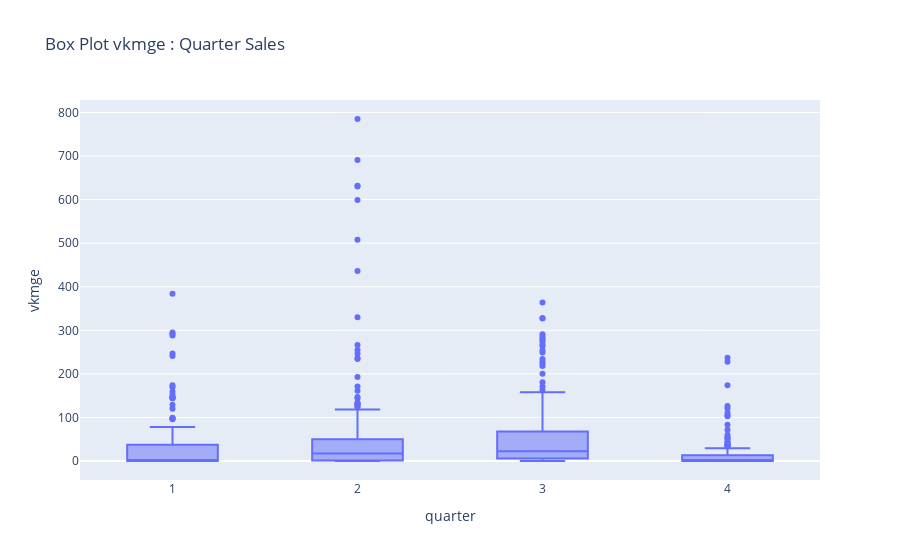

Write notebook code for a chart like this one.
### Markdown cell above
### Analysis Results:
More or less the week day sales pattern is approximately repeating in different quarters, the average amount of sales is more in the 2nd and 3rd quarters.

### Code cell
### Box Plot for Quarter Analysis

vis.vis_box_quarter(data_season,"vkmge")

### Figure 1 — Plotly figure (JSON) as saved in the notebook; plotly's stock layout.template omitted (floating-point values rounded to 4 significant figures; data arrays with more than 128 entries replaced by an {"elided": "..."} marker saying what was removed)
{"data": [{"alignmentgroup": "True", "hovertemplate": "quarter=%{x}<br>vkmge=%{y}<extra></extra>", "legendgroup": "", "marker": {"color": "#636efa"}, "name": "", "notched": false, "offsetgroup": "", "orientation": "v", "showlegend": false, "type": "box", "x": {"elided": "670 int values"}, "x0": " ", "xaxis": "x", "y": {"elided": "670 int values"}, "y0": " ", "yaxis": "y"}], "layout": {"boxmode": "group", "legend": {"tracegroupgap": 0}, "title": {"text": "Box Plot vkmge : Quarter Sales"}, "xaxis": {"anchor": "y", "domain": [0, 1], "title": {"text": "quarter"}}, "yaxis": {"anchor": "x", "domain": [0, 1], "title": {"text": "vkmge"}}}}
